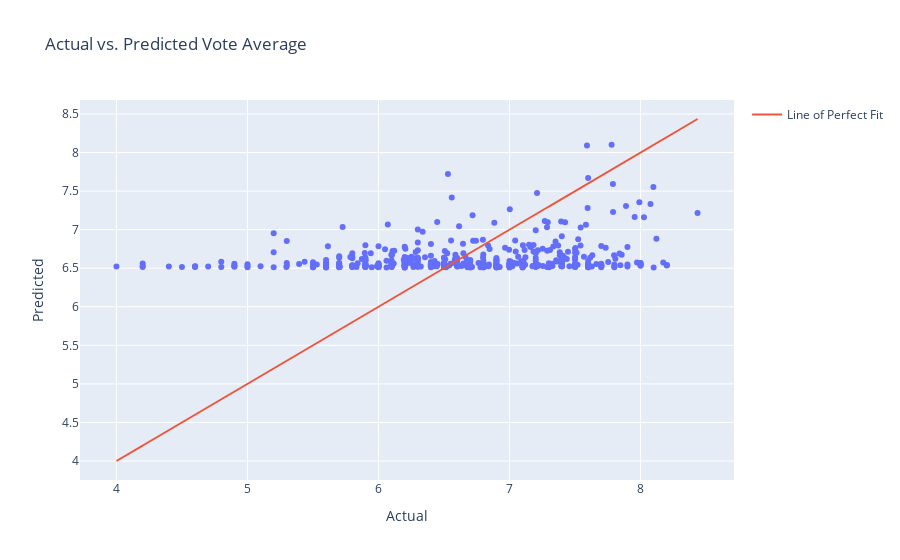

The notebook cell this image was saved under:
### Code cell
# Visualizing actual vs predicted values
fig = px.scatter(x=y_test, y=y_pred, labels={'x': 'Actual', 'y': 'Predicted'}, title='Actual vs. Predicted Vote Average')
fig.add_scatter(x=y_test, y=y_test, mode='lines', name='Line of Perfect Fit')
fig.show()

### Figure 1 — Plotly figure (JSON) as saved in the notebook; plotly's stock layout.template omitted (floating-point values rounded to 4 significant figures; data arrays with more than 128 entries replaced by an {"elided": "..."} marker saying what was removed)
{"data": [{"hovertemplate": "Actual=%{x}<br>Predicted=%{y}<extra></extra>", "legendgroup": "", "marker": {"color": "#636efa", "symbol": "circle"}, "mode": "markers", "name": "", "orientation": "v", "showlegend": false, "type": "scatter", "x": {"elided": "465 float values"}, "xaxis": "x", "y": {"elided": "465 float values"}, "yaxis": "y"}, {"mode": "lines", "name": "Line of Perfect Fit", "type": "scatter", "x": {"elided": "465 float values"}, "y": {"elided": "465 float values"}}], "layout": {"autosize": true, "legend": {"tracegroupgap": 0}, "title": {"text": "Actual vs. Predicted Vote Average"}, "xaxis": {"anchor": "y", "autorange": true, "domain": [0, 1], "range": [3.729, 8.706], "title": {"text": "Actual"}, "type": "linear"}, "yaxis": {"anchor": "x", "autorange": true, "domain": [0, 1], "range": [3.754, 8.681], "title": {"text": "Predicted"}, "type": "linear"}}}
